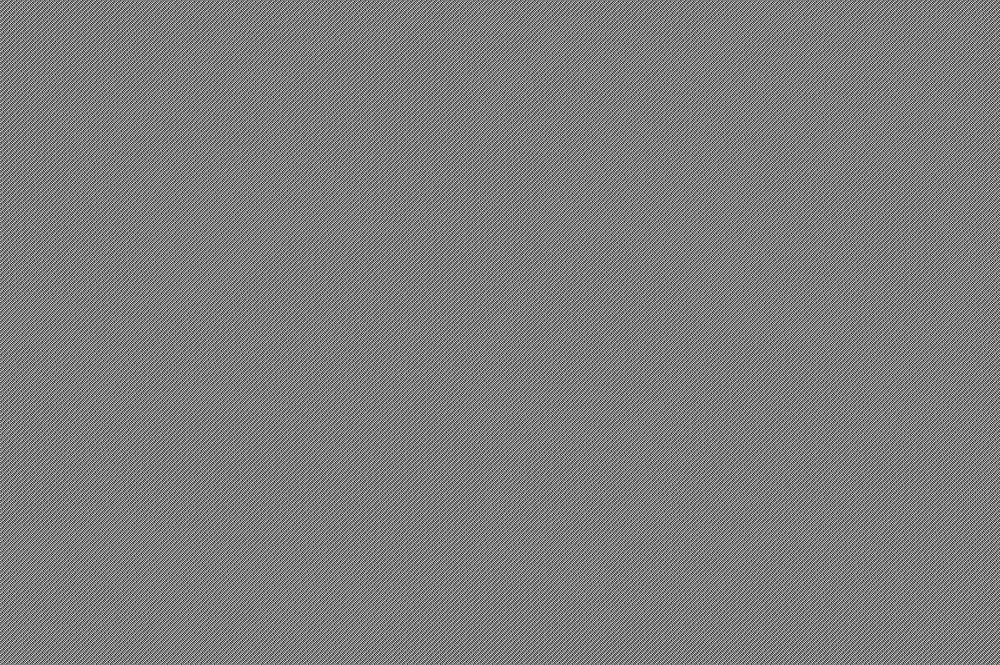
#> input picture share1.png, 1000 x 665 px, shrunk from 1698 x 1130 before the run; the run also reads 1 picture not shown here
$ python decrypt.py
#> lines starting #> are read from the running program, lines starting #| are printed output that depends on the picture
import cv2
import numpy as np

def reconstruct_image(share1_path, share2_path, output_image_path):
    # Load the two shares
#> called with share1_path = 'share1.png', share2_path = 'share2.png', output_image_path = 'reconstructed_image.png'
    share1 = cv2.imread(share1_path, cv2.IMREAD_GRAYSCALE)
#> share1 is the input picture: shape (665, 1000); min 5, max 242, mean 126
    share2 = cv2.imread(share2_path, cv2.IMREAD_GRAYSCALE)

    # Ensure both shares have the same dimensions
    if share1.shape != share2.shape:
        raise ValueError("Shares must have the same dimensions")

    # Get dimensions of the shares
    height, width = share1.shape
#> height = 665; width = 1000

    # Initialize the reconstructed binary image
    original_height, original_width = height // 2, width // 2
#> original_height = 332; original_width = 500
    reconstructed_img = np.zeros((original_height, original_width), dtype=np.uint8)

    # Reconstruct the original image
    for i in range(original_height):
        for j in range(original_width):
            # Extract 2x2 subpixels from both shares
            subpixels_share1 = share1[i * 2:(i + 1) * 2, j * 2:(j + 1) * 2]
            subpixels_share2 = share2[i * 2:(i + 1) * 2, j * 2:(j + 1) * 2]

            # Combine the shares (stacking)
            stacked_subpixels = subpixels_share1 + subpixels_share2

            # Determine the original pixel value
            # If any subpixel is black (0 after stacking), the original pixel is black
            # Otherwise, it's white
            if np.any(stacked_subpixels == 0):
                reconstructed_img[i, j] = 255  # Black pixel
            else:
                reconstructed_img[i, j] = 0  # White pixel
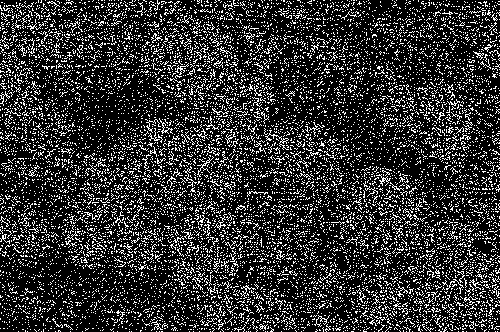
#> reconstructed_img: shape (332, 500); 19.7% white in thin lines or dots

    # Save the reconstructed image
    cv2.imwrite(output_image_path, reconstructed_img)
    print(f"Reconstructed image saved as {output_image_path}")

# Usage example
share1_path = "share1.png"
share2_path = "share2.png"
output_image_path = "reconstructed_image.png"

reconstruct_image(share1_path, share2_path, output_image_path)
